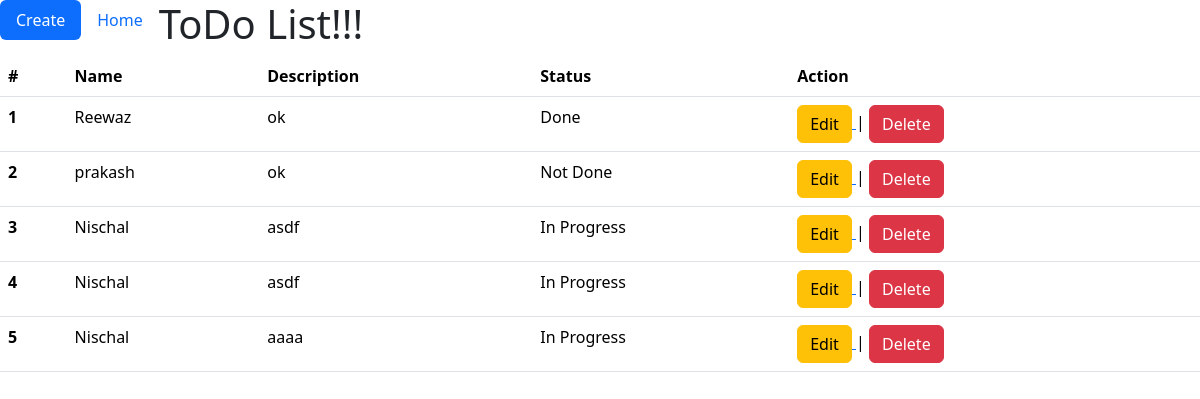
/home/, run on the app's committed database.
### base/models.py (models this page shows)
class Student(models.Model):
    name = models.CharField(max_length=50)
    description = models.TextField()
    status = models.CharField(max_length=20)

### base/views.py (the view)
# urls.py: 2. Add a URL to urlpatterns:  path('', views.home, name='home')
def home(request):
    new_obj = Student.objects.all()
    context = {'new': new_obj}
    return render(request, 'index.html', context)

### Templates/index.html (shortened to what this page needs)
<!DOCTYPE html>
<html lang="en">
<head>
    <link href="https://cdn.jsdelivr.net/npm/bootstrap@5.3.3/dist/css/bootstrap.min.css" rel="stylesheet">
</head>
<body>
  <ul class="nav nav-pills">
    <li class="nav-item">
      <a class="nav-link active" aria-current="page" href="{% url 'create' %}">Create</a>
      <li class="nav-item">
        <a class="nav-link" href="{% url 'home' %}">Home</a>
      </li>
    <h1>ToDo List!!!</h1>
    <table class="table">
        <thead>
          <tr>
            <th scope="col">#</th>
            <th scope="col">Name</th>
            <th scope="col">Description</th>
            <th scope="col">Status</th>
            <th scope="col">Action</th>
          </tr>
        </thead>
        <tbody>
          {% for i in new %}
          <tr>
            <th scope="row">{{i.id}}</th>
            <td>{{i.name}}</td>
            <td>{{i.description}}</td>
            <td>{{i.status}}</td>
            <td><a href="{% url 'edit' pk=i.id %}"><button type="button" class="btn btn-warning"> Edit </button> </a>| <a href="{% url 'del' pk=i.id %}"><button type="button" class="btn btn-danger">Delete</button></a> </td>
          </tr>
          {% endfor %}
        </tbody>
      </table>
</body>
</html>

### data on the page
Student: id "1", name "Reewaz", description "ok", status "Done"
Student: id "2", name "prakash", description "ok", status "Not Done"
Student: id "3", name "Nischal", description "asdf", status "In Progress"
Student: id "4", name "Nischal", description "asdf", status "In Progress"
Student: id "5", name "Nischal", description "aaaa", status "In Progress"
